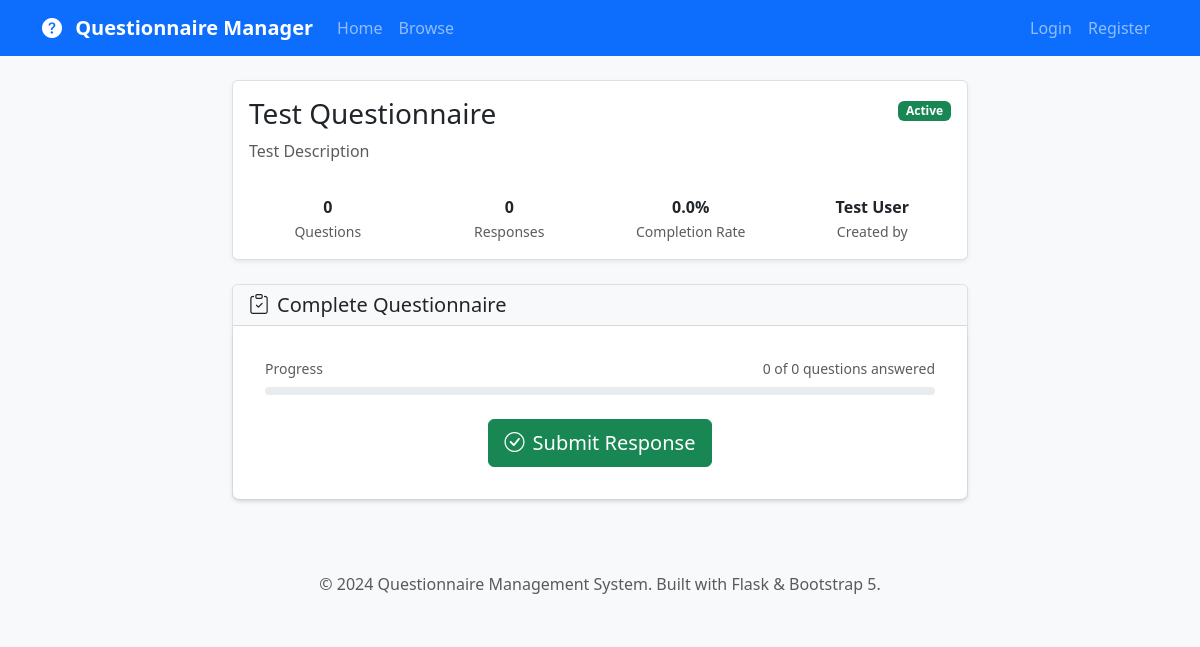
The page /questionnaire/2 on the database its author committed.
### app/models.py (models this page shows, shortened)
class Questionnaire(db.Model):
    __tablename__ = 'questionnaires'
    id = db.Column(db.Integer, primary_key=True)
    title = db.Column(db.String(200), nullable=False)
    description = db.Column(db.Text)
    creator_id = db.Column(db.Integer, db.ForeignKey('users.id'), nullable=False)
    is_active = db.Column(db.Boolean, default=True)
    allow_anonymous = db.Column(db.Boolean, default=False)
    multiple_submissions = db.Column(db.Boolean, default=False)
    created_at = db.Column(db.DateTime, index=True, default=datetime.utcnow)
    updated_at = db.Column(db.DateTime, default=datetime.utcnow, onupdate=datetime.utcnow)
    questions = db.relationship('Question', backref='questionnaire', lazy='dynamic',
                              cascade='all, delete-orphan', order_by='Question.order')
    responses = db.relationship('Response', backref='questionnaire', lazy='dynamic',
                              cascade='all, delete-orphan')
    def get_total_responses(self):
        return self.responses.filter_by(is_complete=True).count()
    def get_completion_rate(self):
        total = self.responses.count()
        completed = self.responses.filter_by(is_complete=True).count()
        return (completed / total * 100) if total > 0 else 0
    def get_question_count(self):
        return self.questions.count()
    def can_user_respond(self, user):
        if not self.is_active:
            return False, "Questionnaire is not active"
        return True, "Can respond"

class User(UserMixin, db.Model):
    __tablename__ = 'users'
    id = db.Column(db.Integer, primary_key=True)
    username = db.Column(db.String(64), index=True, unique=True, nullable=False)
    email = db.Column(db.String(120), index=True, unique=True, nullable=False)
    password_hash = db.Column(db.String(128))
    first_name = db.Column(db.String(64))
    last_name = db.Column(db.String(64))
    role = db.Column(db.String(20), default='user')  # user, admin
    is_active = db.Column(db.Boolean, default=True)
    created_at = db.Column(db.DateTime, index=True, default=datetime.utcnow)
    last_login = db.Column(db.DateTime)
    created_questionnaires = db.relationship('Questionnaire', foreign_keys='Questionnaire.creator_id',
                                           backref='creator', lazy='dynamic', cascade='all, delete-orphan')
    responses = db.relationship('Response', backref='user', lazy='dynamic', cascade='all, delete-orphan')
    def get_full_name(self):
        if self.first_name and self.last_name:
            return f"{self.first_name} {self.last_name}"
        return self.username

### app/main/routes.py (the view)
@bp.route('/questionnaire/<int:id>')
def view_questionnaire(id):
    questionnaire = Questionnaire.query.get_or_404(id)
    if not questionnaire.is_active and questionnaire.creator != current_user and not current_user.is_authenticated:
        flash('This questionnaire is not available.', 'warning')
        return redirect(url_for('main.questionnaires'))
    user_response = None
    if current_user.is_authenticated:
        user_response = Response.query.filter_by(
            questionnaire_id=id,
            user_id=current_user.id,
            is_complete=True
        ).first()
    can_respond, message = questionnaire.can_user_respond(current_user if current_user.is_authenticated else None)
    return render_template('main/view_questionnaire.html',
                         title=questionnaire.title,
                         questionnaire=questionnaire,
                         user_response=user_response,
                         can_respond=can_respond,
                         response_message=message)

### app/templates/main/view_questionnaire.html (shortened to what this page needs)
{% extends "base.html" %}
{% block content %}
<div class="row">
    <div class="col-lg-8 mx-auto">
        <div class="card mb-4">
            <div class="card-body">
                <div class="d-flex justify-content-between align-items-start mb-3">
                    <div>
                        <h1 class="h3 mb-2">{{ questionnaire.title }}</h1>
                        {% if questionnaire.description %}
                            <p class="text-muted">{{ questionnaire.description }}</p>
                        {% endif %}
                    </div>
                    <div class="text-end">
                        {% if questionnaire.is_active %}
                            <span class="badge bg-success mb-2">Active</span>
                        {% else %}
                            <span class="badge bg-secondary mb-2">Inactive</span>
                        {% endif %}
                    </div>
                </div>
                <div class="row text-center">
                    <div class="col-md-3">
                        <div class="fw-bold">{{ questionnaire.get_question_count() }}</div>
                        <small class="text-muted">Questions</small>
                    </div>
                    <div class="col-md-3">
                        <div class="fw-bold">{{ questionnaire.get_total_responses() }}</div>
                        <small class="text-muted">Responses</small>
                    </div>
                    <div class="col-md-3">
                        <div class="fw-bold">{{ "%.1f"|format(questionnaire.get_completion_rate()) }}%</div>
                        <small class="text-muted">Completion Rate</small>
                    </div>
                    <div class="col-md-3">
                        <div class="fw-bold">{{ questionnaire.creator.get_full_name() }}</div>
                        <small class="text-muted">Created by</small>
                    </div>
                </div>
            </div>
        </div>
        {% if can_respond %}
            <div class="card">
                <div class="card-header">
                    <h5 class="card-title mb-0">
                        <i class="bi bi-clipboard-check me-2"></i>Complete Questionnaire
                    </h5>
                </div>
                <div class="card-body response-form">
                    <div class="progress-container mb-4">
                        <div class="d-flex justify-content-between align-items-center mb-2">
                            <small class="text-muted">Progress</small>
                            <small class="text-muted" id="progress-text">0 of {{ questionnaire.get_question_count() }} questions answered</small>
                        </div>
                        <div class="progress">
                        </div>
                    </div>
                    <form id="response-form" method="POST" action="{{ url_for('api.submit_response', id=questionnaire.id) }}">
                        <div class="text-center mt-4">
                            <button type="submit" class="btn btn-success btn-lg">
                                <i class="bi bi-check-circle me-2"></i>Submit Response
                            </button>
                        </div>
                    </form>
                </div>
            </div>
        {% endif %}
    </div>
</div>
{% endblock %}

### app/static/css/custom.css (style rules this page uses)
:root { --primary-color: #0d6efd; --secondary-color: #6c757d; --success-color: #198754; --danger-color: #dc3545; --warning-color: #ffc107; --info-color: #0dcaf0; }
body { font-family: 'Segoe UI', Tahoma, Geneva, Verdana, sans-serif; background-color: #f8f9fa; }
.card { box-shadow: 0 0.125rem 0.25rem rgba(0, 0, 0, 0.075); border: 1px solid rgba(0, 0, 0, 0.125); transition: box-shadow 0.15s ease-in-out; }
.card-header { background-color: #f8f9fa; border-bottom: 1px solid rgba(0, 0, 0, 0.125); font-weight: 600; }
.response-form { background-color: white; border-radius: 0.5rem; padding: 2rem; box-shadow: 0 0.125rem 0.25rem rgba(0, 0, 0, 0.075); }
.progress-container { margin-bottom: 2rem; }
.progress { height: 0.5rem; }
.btn { border-radius: 0.375rem; font-weight: 500; padding: 0.5rem 1rem; transition: all 0.15s ease-in-out; }

### rows shown on the page
Questionnaire: title "Test Questionnaire", description "Test Description"
User: creator.get_full_name "Test User"

### other values the page prints
{{ questionnaire.get_question_count() }} "0"
{{ questionnaire.get_total_responses() }} "0"
{{ "%.1f"|format(questionnaire.get_completion_rate()) }} "0.0"
